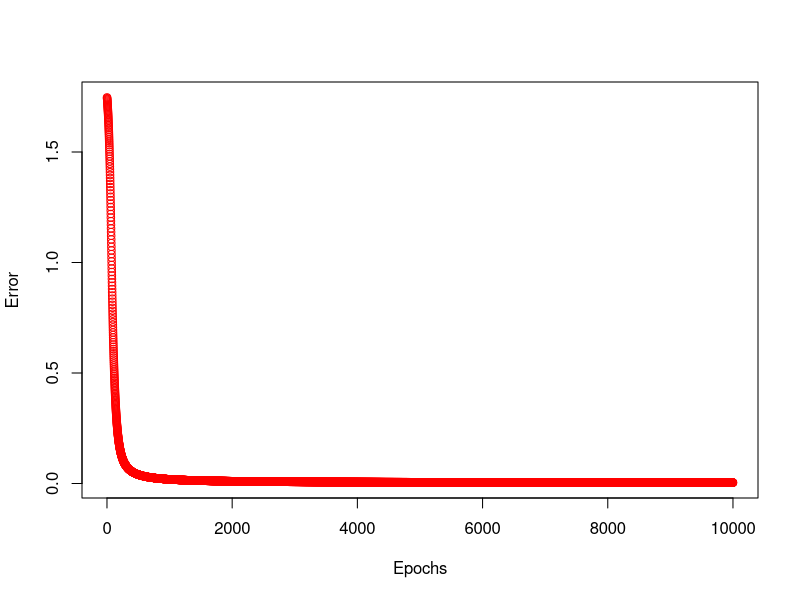
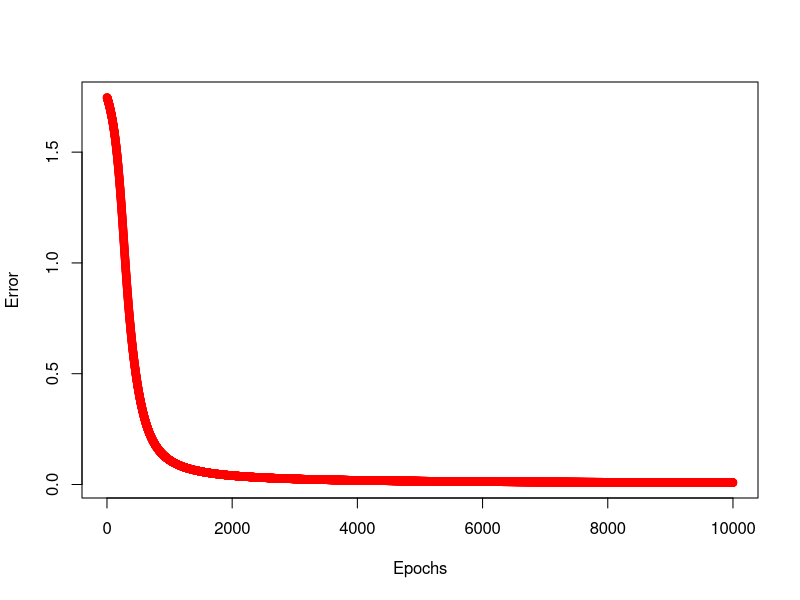

These charts were generated, in order, by the following R code:
########################################## ANN from scratch, in matrix form ##########################################
d <- matrix(c(0, 0, 1, 1), ncol = 1) # true labels
X <- matrix(c(c(0, 0, 1, 1), c(0, 1, 0, 1)), ncol = 2)
X

phi <- function(x){return(1/(1 + exp(-x)))} # activation function

mu <- 0.1; N_epochs <- 10000; E <- vector()
w <- matrix(c(0.1, 0.5), ncol = 1) # initialization of weights

for(epochs in 1:N_epochs)
{
  #Forward propagation
  y <- phi(X %*% w - 3) # for simplicity we use a fixed bias -3
  
  #Backward propagation
  E <- append(E, sum((d-y)^2))
  dE_dw <- - (d-y) * y * (1-y)
  w <- w - mu * (t(X) %*% dE_dw)
}
plot(E ~ seq(1:N_epochs), xlab="Epochs", ylab="Error", col="red")
y


########################################## ANN from scratch, not in matrix form ######################################
d <- c(0, 0, 1, 1) # true labels
x1 <- c(0, 0, 1, 1); x2 <- c(0, 1, 0, 1)

phi <- function(x){return(1/(1 + exp(-x)))} # activation function

mu <- 0.1; N_epochs <- 10000
w1 <- 0.1; w2 <- 0.5; E <- vector()
for(epochs in 1:N_epochs)
{
  #Forward propagation
  y <- phi(w1*x1 + w2*x2 - 3) # for simplicity we use a fixed bias -3
  
  #Backward propagation
  E[epochs] <- sum((d-y)^2)
  dE_dw1 <- - (1 / length(d)) * sum((d-y) * y * (1-y) * x1)
  dE_dw2 <- - (1 / length(d)) * sum((d-y) * y * (1-y) * x2)
  w1 <- w1 - mu * dE_dw1
  w2 <- w2 - mu * dE_dw2
}
plot(E ~ seq(1:N_epochs), xlab="Epochs", ylab="Error", col="red")
y
